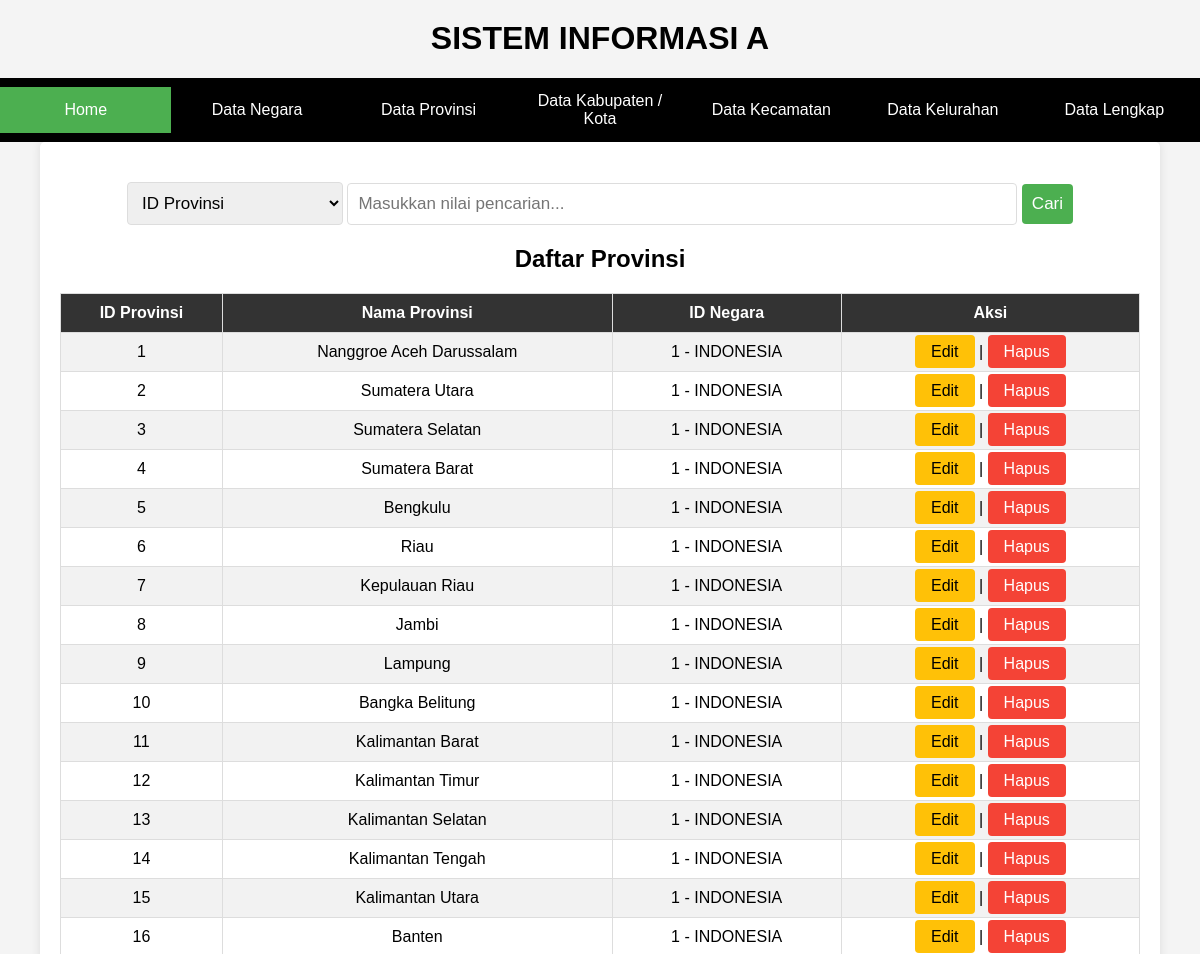
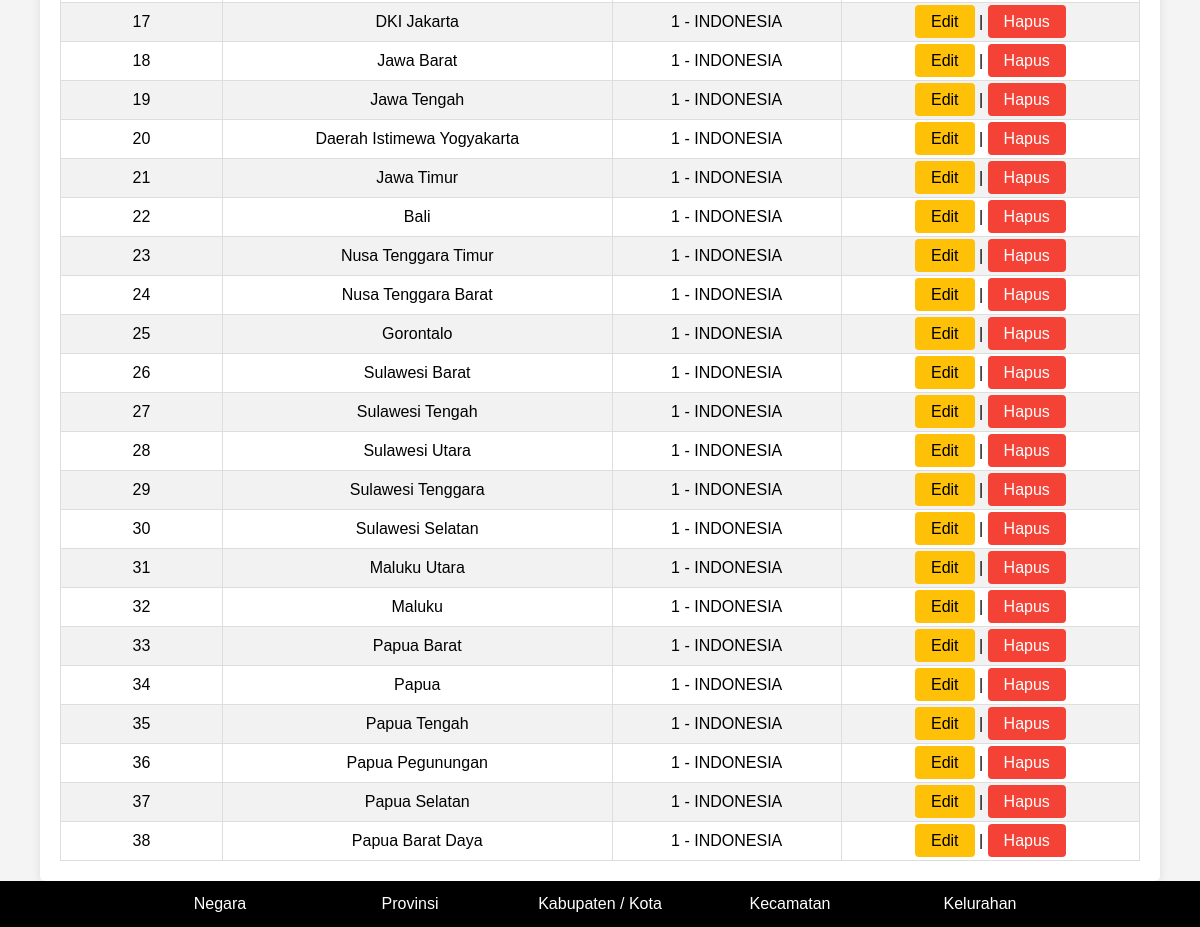
Page /admins/provinsi.php on the committed database (2 pictures, top to bottom).
### tables this page shows
CREATE TABLE `areaprovinsi` (
  `Id_Provinsi` int(11) NOT NULL,
  `Provinsi` varchar(100) NOT NULL,
  `Id_Negara` int(11) NOT NULL
);

CREATE TABLE `areanegara` (
  `Id_Negara` int(11) NOT NULL,
  `Negara` varchar(100) NOT NULL
);

### admins/provinsi.php (the view, shortened to what this page needs)
<!DOCTYPE html>
<html lang="en">
<head>
</head>
<body>
<h1>SISTEM INFORMASI A</h1>
<div class="navbar">
    <a href="../index.php" class="active">Home</a>
    <a href="negara.php">Data Negara</a>
    <a href="provinsi.php">Data Provinsi</a>
    <a href="kabkota.php">Data Kabupaten / Kota</a>
    <a href="kecamatan.php">Data Kecamatan</a>
    <a href="kelurahan.php">Data Kelurahan</a>
    <a href="data.php">Data Lengkap</a>
</div>
<div class="container">
    <div class="search-container">
    <form action="provinsi.php" method="post">
        <select name="searchBy">
            <option value="id_provinsi" <?php if (isset($searchBy) && $searchBy == "id_provinsi") echo "selected"; ?>>ID Provinsi</option>
        </select>
        <input type="text" placeholder="Masukkan nilai pencarian..." name="searchQuery" value="<?php echo isset($searchQuery) ? htmlspecialchars($searchQuery) : ''; ?>">
        <button type="submit">Cari</button>
    </form>
</div>
<?php
$servername = "localhost";
$username = "root";
$password = "";
$dbname = "sia";
$conn = new mysqli($servername, $username, $password, $dbname);
$sql = "SELECT areaprovinsi.id_provinsi, areaprovinsi.provinsi, areaprovinsi.id_negara, areanegara.negara
        FROM areaprovinsi
        JOIN areanegara ON areaprovinsi.id_negara = areanegara.id_negara";
$result = $conn->query($sql);
if ($result->num_rows > 0) {
    echo "<h2 align='center'>Daftar Provinsi</h2>";
    echo "<table class='data-table'>";
    echo "<tr><th>ID Provinsi</th><th>Nama Provinsi</th><th>ID Negara</th><th>Aksi</th></tr>";
    while($row = $result->fetch_assoc()) {
        echo "<tr><td>" . $row["id_provinsi"] . "</td><td>" . $row["provinsi"] . "</td><td>" . $row["id_negara"] . " - " . $row["negara"] . "</td><td><a href='../edit/editprov.php?id=" . $row["id_provinsi"] . "' class='edit-button'>Edit</a> | <a href='../hapus/deleteprov.php?id=" . $row["id_provinsi"] . "' class='delete-button'>Hapus</a></td></tr>";
    }
    echo "</table>";
} else {
    echo "Tidak ada provinsi yang ditemukan.";
}
?>
</div>
<div class="navbar">
    <a href="negara.php">Negara</a>
    <a href="provinsi.php">Provinsi</a>
    <a href="kabkota.php">Kabupaten / Kota</a>
    <a href="kecamatan.php">Kecamatan</a>
    <a href="kelurahan.php">Kelurahan</a>
</div>
</body>
</html>

### admins/provinsi.php (style rules this page uses)
body { font-family: Arial, sans-serif; background-color: #f4f4f4; margin: 0; padding: 0; }
h1 { text-align: center; margin-top: 20px; }
.navbar { background-color: black; overflow: hidden; text-align: center; display: flex; justify-content: center; align-items: center; flex-wrap: wrap; }
.navbar a { display: block; color: #fff; text-align: center; padding: 14px 20px; text-decoration: none; flex: 1; max-width: 150px; }
.navbar a.active { background-color: #4CAF50; color: white; }
.container { width: 90%; margin: 0 auto; background-color: #fff; padding: 20px; border-radius: 5px; box-shadow: 0 0 10px rgba(0, 0, 0, 0.1); overflow: hidden; }
.data-table { width: 100%; border-collapse: collapse; }
.data-table th, .data-table td { border: 1px solid #ddd; padding: 10px; text-align: center; }
.data-table th:first-child, .data-table td:first-child { width: 15%; }
.data-table th { background-color: #333; color: #fff; }
.data-table tr:nth-child(even) { background-color: #f2f2f2; }
.edit-button { background-color: #ffc107; color: #000; padding: 8px 16px; border: none; border-radius: 4px; text-decoration: none; }
.delete-button { background-color: #f44336; color: #fff; padding: 8px 16px; border: none; border-radius: 4px; text-decoration: none; }
.search-container { text-align: center; margin: 20px 0; }
.search-container input[type="text"] { padding: 10px; font-size: 17px; border: 1px solid #ddd; border-radius: 4px; width: 60%; }
.search-container select { padding: 10px; font-size: 17px; border: 1px solid #ddd; border-radius: 4px; width: 20%; }
.search-container button { padding: 10px; font-size: 17px; background-color: #4caf50; color: #fff; border: none; border-radius: 4px; cursor: pointer; }

### rows in the picture
areaprovinsi: Id_Provinsi "1", Provinsi "Nanggroe Aceh Darussalam", Id_Negara "1", Id_Negara.Negara "INDONESIA"
areaprovinsi: Id_Provinsi "2", Provinsi "Sumatera Utara", Id_Negara "1", Id_Negara.Negara "INDONESIA"
areaprovinsi: Id_Provinsi "3", Provinsi "Sumatera Selatan", Id_Negara "1", Id_Negara.Negara "INDONESIA"
areaprovinsi: Id_Provinsi "4", Provinsi "Sumatera Barat", Id_Negara "1", Id_Negara.Negara "INDONESIA"
areaprovinsi: Id_Provinsi "5", Provinsi "Bengkulu", Id_Negara "1", Id_Negara.Negara "INDONESIA"
areaprovinsi: Id_Provinsi "6", Provinsi "Riau", Id_Negara "1", Id_Negara.Negara "INDONESIA"
areaprovinsi: Id_Provinsi "7", Provinsi "Kepulauan Riau", Id_Negara "1", Id_Negara.Negara "INDONESIA"
areaprovinsi: Id_Provinsi "8", Provinsi "Jambi", Id_Negara "1", Id_Negara.Negara "INDONESIA"
areaprovinsi: Id_Provinsi "9", Provinsi "Lampung", Id_Negara "1", Id_Negara.Negara "INDONESIA"
areaprovinsi: Id_Provinsi "10", Provinsi "Bangka Belitung", Id_Negara "1", Id_Negara.Negara "INDONESIA"
areaprovinsi: Id_Provinsi "11", Provinsi "Kalimantan Barat", Id_Negara "1", Id_Negara.Negara "INDONESIA"
areaprovinsi: Id_Provinsi "12", Provinsi "Kalimantan Timur", Id_Negara "1", Id_Negara.Negara "INDONESIA"
areaprovinsi: Id_Provinsi "13", Provinsi "Kalimantan Selatan", Id_Negara "1", Id_Negara.Negara "INDONESIA"
areaprovinsi: Id_Provinsi "14", Provinsi "Kalimantan Tengah", Id_Negara "1", Id_Negara.Negara "INDONESIA"
areaprovinsi: Id_Provinsi "15", Provinsi "Kalimantan Utara", Id_Negara "1", Id_Negara.Negara "INDONESIA"
areaprovinsi: Id_Provinsi "16", Provinsi "Banten", Id_Negara "1", Id_Negara.Negara "INDONESIA"
areaprovinsi: Id_Provinsi "17", Provinsi "DKI Jakarta", Id_Negara "1", Id_Negara.Negara "INDONESIA"
areaprovinsi: Id_Provinsi "18", Provinsi "Jawa Barat", Id_Negara "1", Id_Negara.Negara "INDONESIA"
areaprovinsi: Id_Provinsi "19", Provinsi "Jawa Tengah", Id_Negara "1", Id_Negara.Negara "INDONESIA"
areaprovinsi: Id_Provinsi "20", Provinsi "Daerah Istimewa Yogyakarta", Id_Negara "1", Id_Negara.Negara "INDONESIA"
areaprovinsi: Id_Provinsi "21", Provinsi "Jawa Timur", Id_Negara "1", Id_Negara.Negara "INDONESIA"
areaprovinsi: Id_Provinsi "22", Provinsi "Bali", Id_Negara "1", Id_Negara.Negara "INDONESIA"
areaprovinsi: Id_Provinsi "23", Provinsi "Nusa Tenggara Timur", Id_Negara "1", Id_Negara.Negara "INDONESIA"
areaprovinsi: Id_Provinsi "24", Provinsi "Nusa Tenggara Barat", Id_Negara "1", Id_Negara.Negara "INDONESIA"
areaprovinsi: Id_Provinsi "25", Provinsi "Gorontalo", Id_Negara "1", Id_Negara.Negara "INDONESIA"
areaprovinsi: Id_Provinsi "26", Provinsi "Sulawesi Barat", Id_Negara "1", Id_Negara.Negara "INDONESIA"
areaprovinsi: Id_Provinsi "27", Provinsi "Sulawesi Tengah", Id_Negara "1", Id_Negara.Negara "INDONESIA"
areaprovinsi: Id_Provinsi "28", Provinsi "Sulawesi Utara", Id_Negara "1", Id_Negara.Negara "INDONESIA"
areaprovinsi: Id_Provinsi "29", Provinsi "Sulawesi Tenggara", Id_Negara "1", Id_Negara.Negara "INDONESIA"
areaprovinsi: Id_Provinsi "30", Provinsi "Sulawesi Selatan", Id_Negara "1", Id_Negara.Negara "INDONESIA"
areaprovinsi: Id_Provinsi "31", Provinsi "Maluku Utara", Id_Negara "1", Id_Negara.Negara "INDONESIA"
areaprovinsi: Id_Provinsi "32", Provinsi "Maluku", Id_Negara "1", Id_Negara.Negara "INDONESIA"
areaprovinsi: Id_Provinsi "33", Provinsi "Papua Barat", Id_Negara "1", Id_Negara.Negara "INDONESIA"
areaprovinsi: Id_Provinsi "34", Provinsi "Papua", Id_Negara "1", Id_Negara.Negara "INDONESIA"
areaprovinsi: Id_Provinsi "35", Provinsi "Papua Tengah", Id_Negara "1", Id_Negara.Negara "INDONESIA"
areaprovinsi: Id_Provinsi "36", Provinsi "Papua Pegunungan", Id_Negara "1", Id_Negara.Negara "INDONESIA"
areaprovinsi: Id_Provinsi "37", Provinsi "Papua Selatan", Id_Negara "1", Id_Negara.Negara "INDONESIA"
areaprovinsi: Id_Provinsi "38", Provinsi "Papua Barat Daya", Id_Negara "1", Id_Negara.Negara "INDONESIA"
